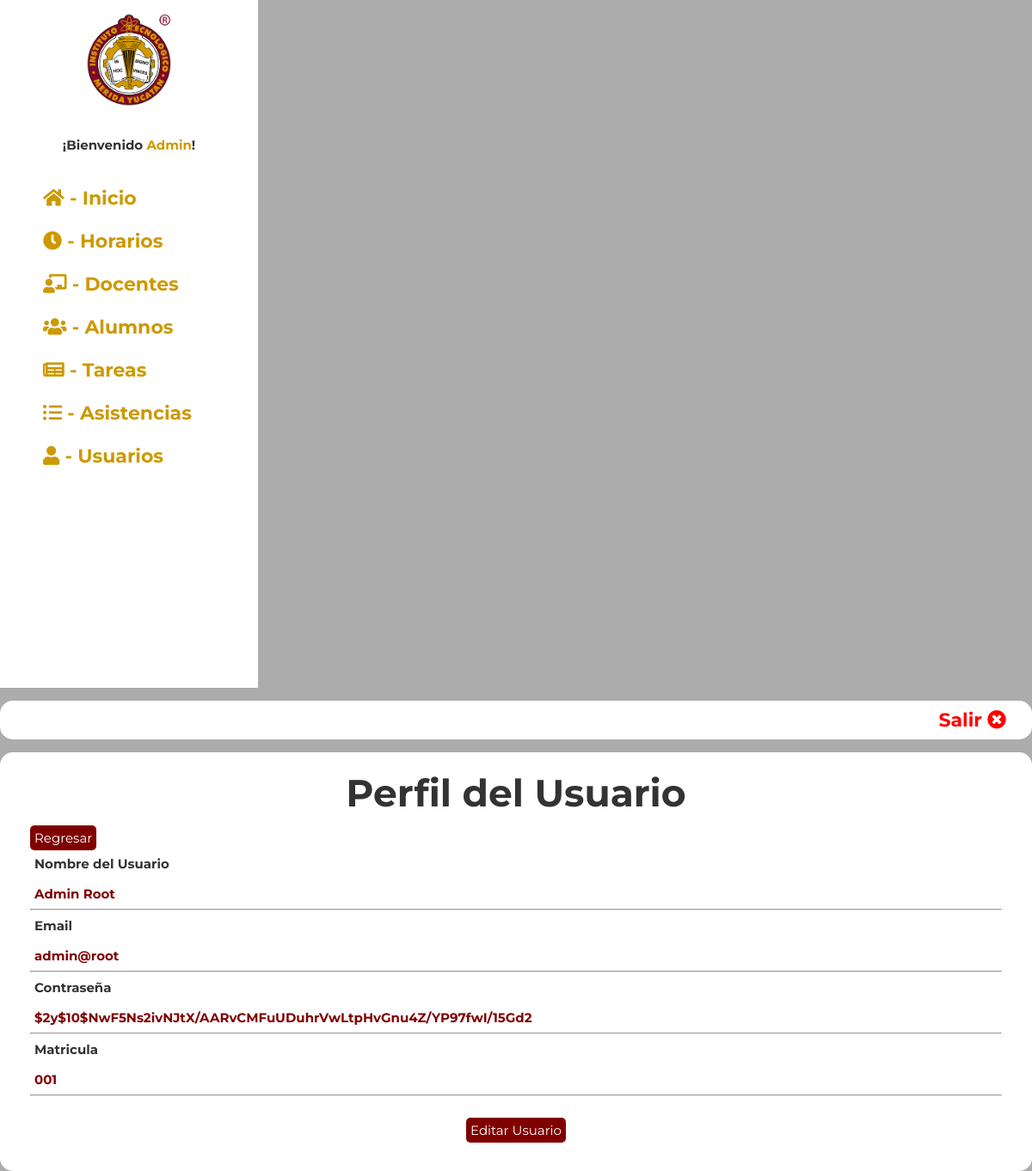
Screenshot of /admin/ver_usuario.php (signed in) with the database file from the repository.
### tables this page shows
CREATE TABLE `usuarios` (
  `id` int(5) NOT NULL,
  `nombres` varchar(255) DEFAULT NULL,
  `apellidos` varchar(255) DEFAULT NULL,
  `email` varchar(255) DEFAULT NULL,
  `contrasena` varchar(255) DEFAULT NULL,
  `matricula` varchar(9) DEFAULT NULL
);

### admin/ver_usuario.php (the view, shortened to what this page needs)
<?php require "seguridad.php";
$id_admin = $_SESSION["id_admin"];
?>
<!DOCTYPE html>
<html lang="en">
<head>
    <link rel="stylesheet" href="https://cdnjs.cloudflare.com/ajax/libs/font-awesome/5.15.4/css/all.min.css"/>
    <link rel="stylesheet" href="styles.css"/>
</head>
<body class="panel">
    <div class="contenedor">
        <?php include "menu_panel.php"?>
        <div class="cont_panel">
            <div class="header_panel">
                <a href="salir.php">Salir <i class="fas fa-times-circle"></i></a>
            </div>
            <div class="info_panel">
                <h1>Perfil del Usuario</h1>
                <br>
                <div class="cont_info">
                <a href="principal.php" class="btn">Regresar</a>
                </div>
                <?php
                    include "conexion.php";
                    $verusuario = "SELECT * FROM usuarios WHERE id = $id_admin";
                    $resultado = mysqli_query($conectar, $verusuario);
                    $fila = $resultado->fetch_array();
                ?>
                <div class="titulos">
                    <h3>Nombre del Usuario</h3>
                    <p><?php echo $fila["nombres"];?> <?php echo $fila["apellidos"];?></p>
                    <hr>
                <div class="titulos">
                    <h3>Email</h3>
                    <p><?php echo $fila["email"];?></p>
                    <hr>
                </div>
                <div class="titulos">
                    <h3>Contraseña</h3>
                    <p><?php echo $fila["contrasena"];?></p>
                    <hr>
                </div>
                <div class="titulos">
                    <h3>Matricula</h3>
                    <p><?php echo $fila["matricula"];?></p>
                    <hr>
                </div><br>
                <a class="btn" href="editar_usuario.php?id=<?php echo $fila['id']; ?>">Editar Usuario</a>
            </div>
        </div>
    </div>
</body>
</html>

### admin/styles.css (style rules this page uses)
* { margin: 0; padding: 0; box-sizing: border-box; font-family: 'Montserrat', sans-serif; }
:root { --color1: #800000; --color2: #c90; --color3: #999999; }
body { padding: 50px; font-family: Arial, Helvetica, sans-serif; font-size: 22px; line-height:25px; color: #333; margin: auto; }
.btn { background-color: var(--color1); color: white; border: none; text-decoration: none; padding: 5px; border-radius: 5px; font-size: 15px; }
.header_panel { text-align: right; background-color: white; border-radius: 15px; padding: 10px; }
.header_panel a { color: red; font-weight: bold; text-decoration: none; margin-right: 20px; }
.panel { padding: 0; background-color: #acacac; }
.cont_panel { width: 1200px; margin-top: 15px; vertical-align: top; display: inline-block; }
.info_panel { text-align: center; padding: 35px; background-color: white; border-radius: 15px; margin-top: 15px; }
.cont_info { text-align: left; }
.titulos h3 { padding: 5px; color: #333; font-size: 15px; text-align: left; }
.titulos p { padding: 5px; font-size: 15px; font-weight: 700; text-align: left; color: var(--color1); }

### rows the page displays
usuarios: nombres "Admin", apellidos "Root", email "admin@root", contrasena "$2y$10$NwF5Ns2ivNJtX/AARvCMFuUDuhrVwLtpHvGnu4Z/YP97fwI/15Gd2", matricula "001"

### other values shown
$usuario "Admin"
